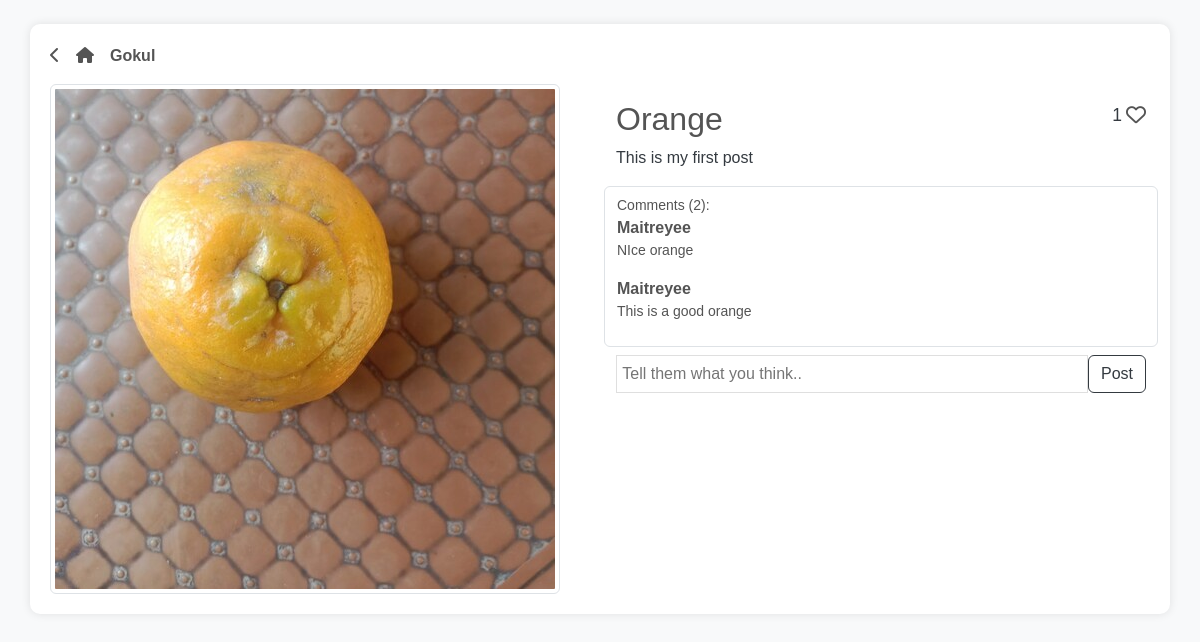
The app's page /blog/54 with its own data.
### application/models.py (models this page shows)
class User(db.Model,UserMixin):
    __tablename__ = 'User'
    id = db.Column(db.Integer, autoincrement = True, primary_key = True)
    Username = db.Column(db.String, unique = True, nullable = False)
    Password = db.Column(db.String, nullable = False)
    email = db.Column(db.String, unique = True)
    About = db.Column(db.String)
    Blogs = db.relationship('Blogs',backref = 'user')
    Followers = db.relationship(
        'User',
        secondary = follows,
        primaryjoin = id==follows.c.followed_id,
        secondaryjoin= follows.c.follower_id==id,
        backref = 'Following'
    )
    likes = db.relationship('Blogs',secondary = likes,back_populates = 'liked_by')

class Blogs(db.Model):
    __tablename__ = 'Blogs'
    id = db.Column(db.Integer, autoincrement = True, primary_key = True)
    Title = db.Column(db.String, nullable = False)
    Caption = db.Column(db.String)
    ImageURL = db.Column(db.String, nullable = False)
    TimeStamp = db.Column(db.DateTime, nullable = False)
    user_id = db.Column(db.Integer, db.ForeignKey('User.id'),nullable = False)
    liked_by = db.relationship('User',secondary = likes,back_populates = 'likes')
    comments = db.relationship('Comments')

class Comments(db.Model):
    __tablename__ = 'Comments'
    id = db.Column(db.Integer,autoincrement = True,primary_key = True)
    comment = db.Column(db.String, nullable = False)
    user_id = db.Column(db.Integer,db.ForeignKey('User.id'), nullable = False)
    blog_id = db.Column(db.Integer,db.ForeignKey('Blogs.id'),nullable = False)
    user = db.relationship('User')

### application/controllers.py (the view, shortened to what this page needs)
@app.route("/blog/<int:blog_id>", methods = ["GET","POST"])
def blog(blog_id):
    form = CommentForm()
    blog = Blogs.query.get(int(blog_id))
    if not blog:
        return redirect("/home")
    return render_template('blog.html',blog = blog, form = form)

### application/forms.py
class CommentForm(FlaskForm):
    comment = StringField(validators=[InputRequired()],render_kw={'placeholder':'Tell them what you think..'})
    submit = SubmitField("Post")

### application/controllers.py (called while the page is built)
@app.after_request
def after_request(response):
    header = response.headers
    header['Access-Control-Allow-Origin'] = '*'
    return response

### templates/blog.html (shortened to what this page needs)
<!DOCTYPE html>
<html lang="en">
<head>
    <link href="/static/css/custom.css" rel="stylesheet">
</head>
<body>
    <div class="container my-4">
        <div class="row">
            <div class="col d-flex flex-row">
                <p onclick="history.back()" class="link-dark fw-bold" style="cursor: pointer;">
                    <i class="fas fa-chevron-left"></i>
                </p>
                <a href='/home' class="link-dark fw-bold ms-3" style="cursor: pointer;">
                    <i class="fas fa-home"></i>
                </a>
                <a href="/user/{{blog.user.id}}" class="text-dark fw-bold ms-3" style="text-decoration: none;">
                    {{blog.user.Username}}
                </a>
            </div>
        </div>
        <div class="row">
            <div class="col-md-6 ">
                <img src="/static/images/{{blog.ImageURL}}" alt="" class=" img-fluid img-thumbnail">
            </div>
            <div class="col rounded p-3 d-flex flex-column">
              <div class="row">
                <div class="col-10">
                  <h2 class="text-dark">{{blog.Title}}</h2>
    </div>
    <div class="col d-flex justify-content-end fs-5">
        <p class="small me-1" style="margin-top: 2px; cursor: pointer;" data-bs-toggle="modal" data-bs-target="#likesModal">
          {{blog.liked_by|length}}
        </p>
        {% if current_user not in blog.liked_by %}
        <a href="/post/like/{{blog.id}}?redirect=/blog/{{blog.id}}" class="link-dark">
            <i class="fa-regular fa-heart"></i>
        </a>
        {% else %}
        <a href="/post/unlike/{{blog.id}}?redirect=/blog/{{blog.id}}" class="link-dark">
            <i class="fa-solid fa-heart"></i>
        </a>
        {% endif %}
      </div>
    </div>
    <div class="row">
      <p class="text ">{{blog.Caption}}</p>
    </div>
      <div class="row overflow-auto border rounded py-2" style="max-height: 250px">
        {% if blog.comments|length == 0 %}
        <p class="small">No comments yet.</p>
        {% else %}
        <p class="text-dark small m-0">Comments ({{blog.comments|length}}):</p>
        {% endif %}
        {% for comment in blog.comments %}
        <div class="row" style="height: fit-content;">
          <div class="col-10">
            <a href="/user/{{comment.user.id}}" class="text-dark fw-bold m-0" style="text-decoration: none;">{{comment.user.Username}}</a>
          </div>
        </div>
        <div class="row">
          <p class="text-dark small">{{comment.comment}}</p>
        </div>
        {% endfor %}
      </div>
      <form class="my-2 d-flex flex-row"action="" method = "POST">
        {{form.comment(class="comment-box flex-grow-1")}}
        {{form.submit(class='btn btn-outline-dark small', style="")}}
      </form>
  </div>
</div>
</div>
<script src="https://cdn.jsdelivr.net/npm/bootstrap@5.2.3/dist/js/bootstrap.min.js"></script></body>
</body>
</html>

### templates/blog.html (style rules this page uses)
body { font-family: 'Arial', sans-serif; background-color: #f8f9fa; color: #343a40; }
.container { margin-top: 20px; background-color: #ffffff; box-shadow: 0 0 10px rgba(0, 0, 0, 0.1); padding: 20px; border-radius: 10px; }
.link-dark { color: #343a40; }
.btn-outline-dark { color: #343a40; border-color: #343a40; }
.comment-box { width:80%; border: solid 1px rgb(223, 223, 223); padding:1%; }

### records on screen
User: user.Username "Gokul"
Blogs: ImageURL (picture), Title "Orange", Caption "This is my first post"
Comments: user.Username "Maitreyee", comment "NIce orange"
Comments: user.Username "Maitreyee", comment "This is a good orange"

### other values on screen
{{ blog.liked_by|length }} "1"
{{ blog.comments|length }} "2"
